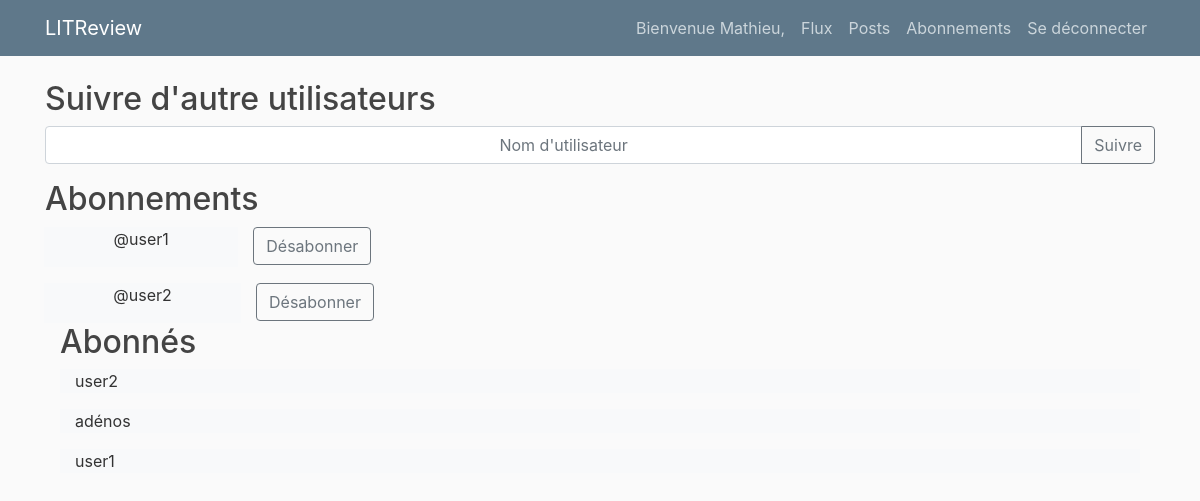
Screenshot of /subscribers/ (signed in) with the database file from the repository.
### accounts/models.py (models this page shows, shortened)
class CustomUser(AbstractUser):
    age = models.PositiveIntegerField(null=True, blank=True)

class UserFollows(models.Model):
    user = models.ForeignKey(
        to=settings.AUTH_USER_MODEL, on_delete=models.CASCADE, related_name="following"
    )
    followed_user = models.ForeignKey(
        to=settings.AUTH_USER_MODEL,
        on_delete=models.CASCADE,
        related_name="followed_by",
    )
    class Meta:
        unique_together = (
            "user",
            "followed_user",
        )

### pages/views.py (the view, shortened to what this page needs)
# urls.py: path("subscribers/", subscribers, name="subscribers"),
@login_required
def subscribers(request):
    followed_by = UserFollows.objects.filter(user=request.user)
    following = UserFollows.objects.filter(followed_user=request.user)
    context = {"followed_by": followed_by, "following": following}
    return render(request, "users/subscribers.html", context)

### templates/users/subscribers.html (shortened to what this page needs)
{% extends "base.html" %}
{% block content %}
<form method="post" class="form container">
    <div class="row">
        <h2> Suivre d'autre utilisateurs</h2>
        <div class="input-group mb-3">
            <input type="text" class="form-control" name="follow_user" placeholder="Nom d'utilisateur"
                style="text-align: center" aria-describedby="basic-addon2"">
            <div class=" input-group-append">
            <button class="btn btn-outline-secondary" value="Submit" type="submit">Suivre</button>
        </div>
    </div>
    <h2>Abonnements</h2>
    <div class="input-group mb-3">
        {% for user_followed in followed_by %}
        <div class="input-group-append">
            <div class="col-10 bg-light text-center">
                <p>@{{ user_followed.followed_user }}</p>
            </div>
            <div class="col-md-6">
                <a href="{% url 'unsubscribe' followed_by_id=user_followed.followed_user_id following_id=user_followed.user_id  %}"
                    onclick="return confirm(
                    'Êtes-vous sûr de supprimer cet abonnement ?');">
                    <button class="btn btn-outline-secondary" value="delete" type="button">Désabonner</button>
                </a>
            </div>
        </div>
    </div>
    {% endfor %}
    <h2>Abonnés</h2>
    {% for followers in following %}
    <div class="col-12 bg-light">
        <p>{{ followers.user }}</p>
    </div>
    {% endfor %}
</form>
{% endblock content %}

### templates/base.html (shortened to what this page needs)
<!DOCTYPE html>
{% load static %}
<html>
<head>
    <link rel="stylesheet" href="https://maxcdn.bootstrapcdn.com/bootstrap/4.0.0/css/bootstrap.min.css"
>
    <link rel="stylesheet" href="{% static 'css/style.css' %}">
</head>
<body>
    <header class="site-header">
        <nav class="navbar navbar-expand-md navbar-dark bg-steel fixed-top">
            <div class="container">
                <a class="navbar-brand mr-4" href="{% url 'home' %}">LITReview</a>
                <div class="navbar-nav">
                    {% if user.is_authenticated %}
                    <a class="nav-item nav-link " href="">Bienvenue {{user.username|capfirst }}, </a>
                    <a class="nav-item nav-link" href="{% url 'home' %}">Flux</a>
                    <a class="nav-item nav-link" href="{% url 'posts-users' %}">Posts</a>
                    <a class="nav-item nav-link" href="{% url 'subscribers' %}">Abonnements</a>
                    <a class="nav-item nav-link" href="{% url 'logout' %}">Se déconnecter</a>
                    {% endif %}
                </div>
            </div>
        </nav>
    </header>
    <main role="main" class="container">
        {% block content %}
        {% endblock content %}
    </main>
</body>
</html>

### static/css/style.css (style rules this page uses)
body { background: #fafafa; color: #333333; margin-top: 5rem; }
h1, h2, h3, h4, h5, h6 { color: #444444; }
.bg-steel { background-color: #5f788a; }
.site-header .navbar-nav .nav-link { color: #cbd5db; }

### rows the page displays
CustomUser: username "Mathieu"
UserFollows: followed_user "user1"
UserFollows: followed_user "user2"
UserFollows: user "user2"
UserFollows: user "adénos"
UserFollows: user "user1"
